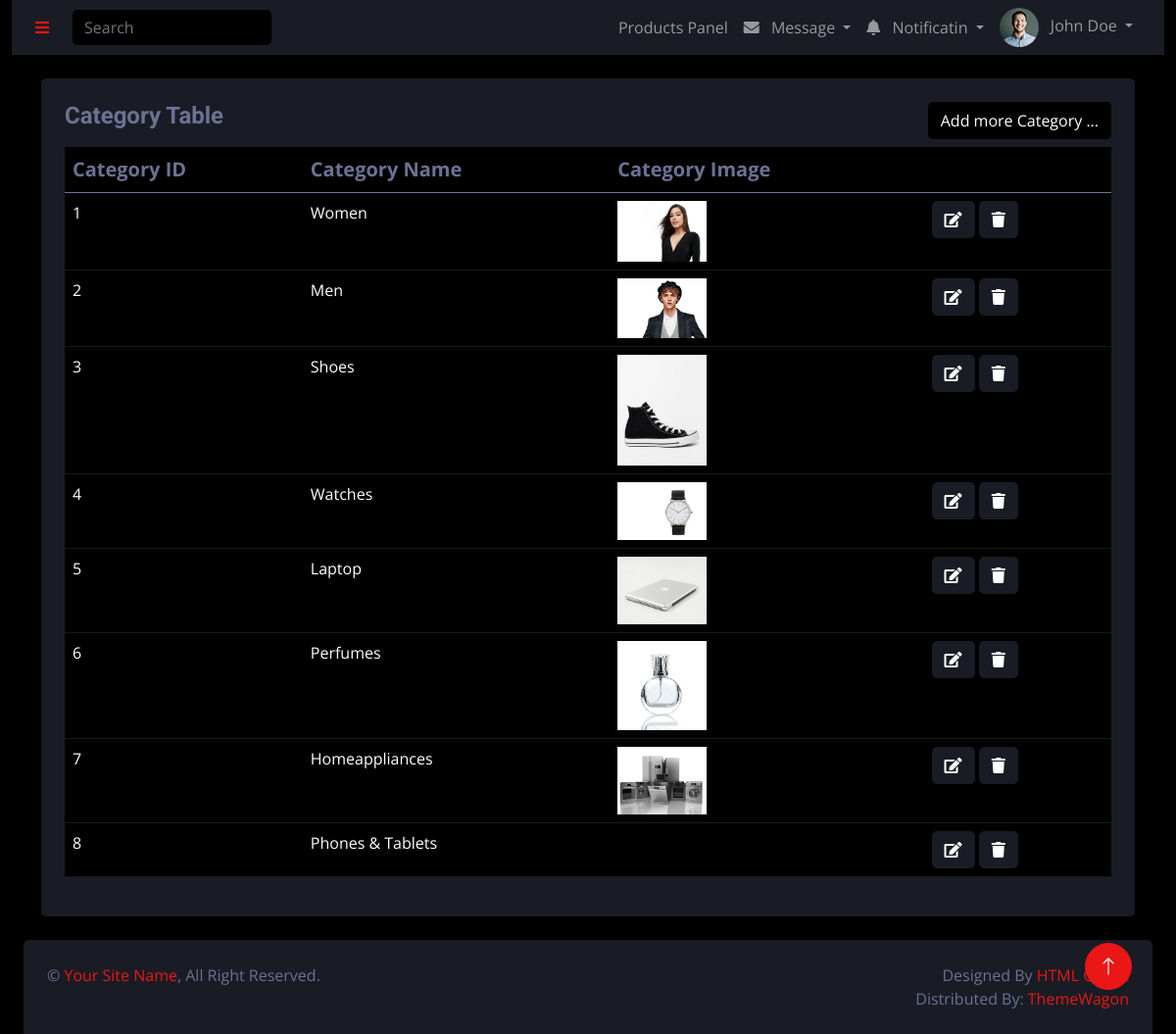
Screenshot of /darkpan-1.0.0/adminPanelCategory.php (signed in) with the database file from the repository.
### tables this page shows
CREATE TABLE `category` (
  `category_id` int(11) NOT NULL,
  `category_name` varchar(200) NOT NULL,
  `category_image` varchar(300) NOT NULL
);

### darkpan-1.0.0/adminPanelCategory.php (the view, shortened to what this page needs)
<?php
include("./adminPanelPhp/query.php");
?>
<!DOCTYPE html>
<html lang="en">
<head>
    <link href="https://cdnjs.cloudflare.com/ajax/libs/font-awesome/5.10.0/css/all.min.css" rel="stylesheet">
    <link href="https://cdn.jsdelivr.net/npm/bootstrap-icons@1.4.1/font/bootstrap-icons.css" rel="stylesheet">
    <link href="lib/owlcarousel/assets/owl.carousel.min.css" rel="stylesheet">
    <link href="lib/tempusdominus/css/tempusdominus-bootstrap-4.min.css" rel="stylesheet" />
    <link href="css/bootstrap.min.css" rel="stylesheet">
    <link href="css/style.css" rel="stylesheet">
</head>
<body>
    <div class="container-fluid position-relative d-flex p-0">
        <div class="container-fluid">
            <nav class="navbar navbar-expand bg-secondary navbar-dark sticky-top px-4 py-0">
                <a href="#" class="sidebar-toggler flex-shrink-0">
                    <i class="fa fa-bars"></i>
                </a>
                <form class="d-none d-md-flex ms-4">
                    <input class="form-control bg-dark border-0" type="search" placeholder="Search">
                </form>
                <div class="navbar-nav align-items-center ms-auto">
                    <div class="nav-item dropdown">
<a href="adminPanelProducts.php" class="nav-link"> Products Panel<span class="d-none d-lg-inline-flex"></span></a>
                    </div>
                    <div class="nav-item dropdown">
                        <a href="#" class="nav-link dropdown-toggle" data-bs-toggle="dropdown">
                            <i class="fa fa-envelope me-lg-2"></i>
                            <span class="d-none d-lg-inline-flex">Message</span>
                        </a>
                    </div>
                    <div class="nav-item dropdown">
                        <a href="#" class="nav-link dropdown-toggle" data-bs-toggle="dropdown">
                            <i class="fa fa-bell me-lg-2"></i>
                            <span class="d-none d-lg-inline-flex">Notificatin</span>
                        </a>
                    </div>
                    <div class="nav-item dropdown">
                        <a href="#" class="nav-link dropdown-toggle" data-bs-toggle="dropdown">
                            <img class="rounded-circle me-lg-2" src="img/user.jpg" alt=""
                                style="width: 40px; height: 40px;">
                            <span class="d-none d-lg-inline-flex">John Doe</span>
                        </a>
                    </div>
                </div>
            </nav>
            <div class="container pt-4">
                <div class="bg-secondary rounded p-4">
                    <div class="row">
                        <div class="col-12 col-sm-12">
                            <div class="d-flex justify-content-between">
                                <h4>Category Table</h4>
  <button type="button"class="btn  insert"  data-bs-toggle="modal" data-bs-target="#insert-modal" name="insertCategory">Add more Category ...
  </button>
                            </div>
                            <table class="table table-dark table-hover  w-100 mt-2">
                                <thead>
                                    <tr>
                                        <th scope="col">Category ID</th>
                                        <th scope="col">Category Name</th>
                                        <th scope="col">Category Image</th>
                                        <th scope="col"> </th>
                                    </tr>
                                </thead>
                                <tbody>
                                    <?php
                        $query = $pdo->query("SELECT * FROM category");
                        $result = $query->fetchAll(PDO::FETCH_ASSOC);
                        foreach($result as $row){
                        ?>
                                    <tr>
                                        <td id="c_id">
                                            <?php echo $row['category_id'] ?>
                                        </td>
                                        <td id="c_name">
                                            <?php echo $row['category_name'] ?>
                                        </td>
                                        <td style="width: 30%;"><img id="c_image"
                                                src="cozastoreimages/<?php echo $row['category_image'] ?>" style="width: 30%;"
                                                alt=""></td>
                                        <td class="">
                                            <button class="btn btn-secondary edit-btn " data-bs-toggle="modal"
                                                data-bs-target="#edit-modal<?php echo $row['category_id']  ?>">
                                                <i class="fa fa-edit"></i>
                                            </button>
<button class="btn btn-secondary" name="delete">
    <i class="fa fa-trash"></i>
</button>
                                        </td>
                                    </tr>
                        </div>
                        <?php
                        }
                        ?>
    <a href="#" class="btn btn-lg btn-primary btn-lg-square back-to-top"><i class="bi bi-arrow-up"></i></a>
   <div class="container-fluid pt-4 px-4">
                <div class="bg-secondary rounded-top p-4">
                    <div class="row">
                        <div class="col-12 col-sm-6 text-center text-sm-start">
                            &copy; <a href="#">Your Site Name</a>, All Right Reserved.
                        </div>
                        <div class="col-12 col-sm-6 text-center text-sm-end">
                            Designed By <a href="https://htmlcodex.com">HTML Codex</a>
                            <br>Distributed By: <a href="https://themewagon.com" target="_blank">ThemeWagon</a>
                        </div>
                    </div>
                </div>
            </div>
</body>
</html>

### darkpan-1.0.0/css/style.css (style rules this page uses)
:root { --primary: #EB1616; --secondary: #191C24; --light: #6C7293; --dark: #000000; }
.back-to-top { position: fixed; display: none; right: 45px; bottom: 45px; z-index: 99; }
.btn { transition: .5s; }
.btn-lg-square { width: 48px; height: 48px; }
.btn-square, .btn-sm-square, .btn-lg-square { padding: 0; display: inline-flex; align-items: center; justify-content: center; font-weight: normal; border-radius: 50px; }

### darkpan-1.0.0/adminPanelCategory.php (style rules this page uses)
h4 { color: var(--light); }
.insert { color: white; background-color: black; }
th { color:var(--light); font-size:20px; }

### rows the page displays
category: category_id "1", category_name "Women", category_image (picture)
category: category_id "2", category_name "Men", category_image (picture)
category: category_id "3", category_name "Shoes", category_image (picture)
category: category_id "4", category_name "Watches", category_image (picture)
category: category_id "5", category_name "Laptop", category_image (picture)
category: category_id "6", category_name "Perfumes", category_image (picture)
category: category_id "7", category_name "Homeappliances", category_image (picture)
category: category_id "8", category_name "Phones & Tablets"
